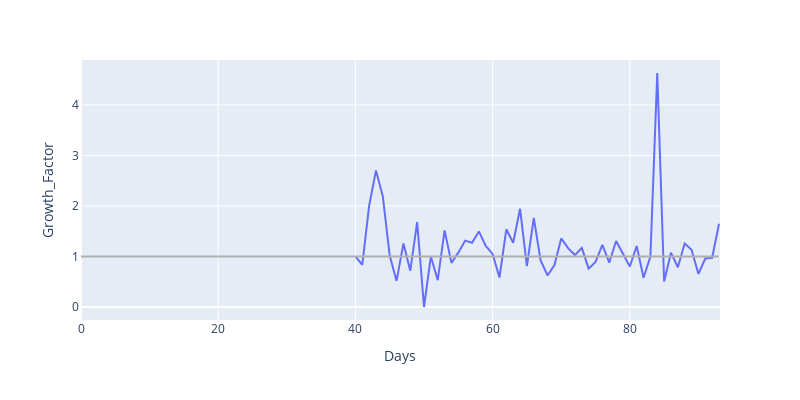

The code cell stored with this chart in its notebook:
### Markdown cell above
#### Growth Factor

### Code cell
table = df.copy()
features = ['Country','Country_code','Date','Days','Confirmed','Deaths','New_Confirmed','New_Deaths']
table = table[features]

# Get data from the first confirmed case
table = table[table['Confirmed']>2]

# Calculate lags x(t-1)
table['Confirmed_Lag1'] = table['Confirmed'].shift(1)
table['Deaths_Lag1'] = table['Deaths'].shift(1)

table['New_Confirmed_Lag1'] = table['New_Confirmed'].shift(1)
table['New_Deaths_Lag1'] = table['New_Deaths'].shift(1)

# Filter and Replace data where previous country != current country
mask = table['Country'] != table['Country'].shift(1) # IF lag country not equal to the previous country --> THEN mask = True
table.loc[mask, 'Confirmed_Lag1'] = 0.0
table.loc[mask, 'Deaths_Lag1'] = 0.0
table.loc[mask, 'New_Confirmed_Lag1'] = 0.0
table.loc[mask, 'New_Deaths_Lag1'] = 0.0

#-----------------------------------------------------------------------------------------------------------------------------#
# Growth Factor = new confirmed(t) / new confirmed(t-1) 
table['Growth_Factor'] = table['New_Confirmed'] / table['New_Confirmed_Lag1']
table.replace([np.nan, np.inf, -np.inf], 1, inplace=True)
#---> GF > 1 = Outbreaking || GF < 1 = Stopping | GF = 1 

# Plot results
df_country = table[table['Country']=='Belgium']

fig = px.line(df_country, x='Days', y='Growth_Factor', width=800, height=400)
fig.add_shape(type= 'line', yref= 'y', y0= 1, y1= 1, xref= 'x', x0= 93, x1= 0,
              line=dict(color=lightGrey, width=2))
fig.show()

### Figure 1 — Plotly figure (JSON) as saved in the notebook; plotly's stock layout.template omitted (floating-point values rounded to 4 significant figures)
{"data": [{"hovertemplate": "Days=%{x}<br>Growth_Factor=%{y}<extra></extra>", "legendgroup": "", "line": {"color": "#636efa", "dash": "solid"}, "mode": "lines", "name": "", "showlegend": false, "type": "scatter", "x": [40, 41, 42, 43, 44, 45, 46, 47, 48, 49, 50, 51, 52, 53, 54, 55, 56, 57, 58, 59, 60, 61, 62, 63, 64, 65, 66, 67, 68, 69, 70, 71, 72, 73, 74, 75, 76, 77, 78, 79, 80, 81, 82, 83, 84, 85, 86, 87, 88, 89, 90, 91, 92, 93], "xaxis": "x", "y": [1, 0.8333, 2, 2.7, 2.185, 1.017, 0.5167, 1.258, 0.7179, 1.679, 0, 1, 0.5306, 1.515, 0.8731, 1.076, 1.314, 1.272, 1.495, 1.208, 1.05, 0.5836, 1.538, 1.27, 1.943, 0.8082, 1.764, 0.92, 0.6246, 0.8241, 1.357, 1.164, 1.027, 1.168, 0.7586, 0.8913, 1.229, 0.8761, 1.307, 1.066, 0.8023, 1.206, 0.5783, 1, 4.63, 0.5037, 1.075, 0.7863, 1.256, 1.133, 0.6543, 0.9589, 0.9732, 1.648], "yaxis": "y"}], "layout": {"height": 400, "legend": {"tracegroupgap": 0}, "margin": {"t": 60}, "shapes": [{"line": {"color": "#b0b0b0", "width": 2}, "type": "line", "x0": 93, "x1": 0, "xref": "x", "y0": 1, "y1": 1, "yref": "y"}], "width": 800, "xaxis": {"anchor": "y", "domain": [0, 1], "title": {"text": "Days"}}, "yaxis": {"anchor": "x", "domain": [0, 1], "title": {"text": "Growth_Factor"}}}}
